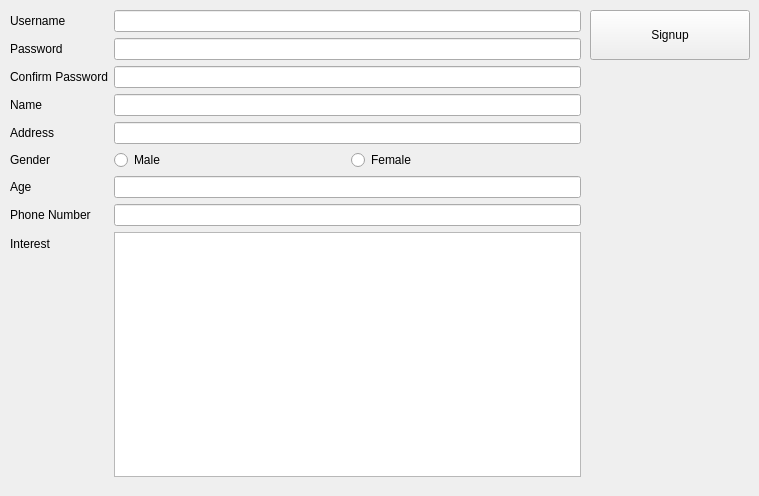
      <widget class="QWidget" name="sign_up_tab">
       <attribute name="title">
        <string>Sign Up</string>
       </attribute>
       <widget class="QWidget" name="formLayoutWidget_2">
        <property name="geometry">
         <rect>
          <x>0</x>
          <y>0</y>
          <width>581</width>
          <height>487</height>
         </rect>
        </property>
        <layout class="QFormLayout" name="Form_signup_user">
         <property name="leftMargin">
          <number>10</number>
         </property>
         <property name="topMargin">
          <number>10</number>
         </property>
         <property name="bottomMargin">
          <number>10</number>
         </property>
         <item row="0" column="0">
          <widget class="QLabel" name="Label_username_signup_user">
           <property name="styleSheet">
            <string notr="true"/>
           </property>
           <property name="text">
            <string>Username</string>
           </property>
          </widget>
         </item>
         <item row="0" column="1">
          <widget class="QLineEdit" name="Line_username_signup_user">
           <property name="styleSheet">
            <string notr="true"/>
           </property>
          </widget>
         </item>
         <item row="1" column="0">
          <widget class="QLabel" name="Label_password_signup_user">
           <property name="sizePolicy">
            <sizepolicy hsizetype="Expanding" vsizetype="Expanding">
             <horstretch>0</horstretch>
             <verstretch>0</verstretch>
            </sizepolicy>
           </property>
           <property name="styleSheet">
            <string notr="true"/>
           </property>
           <property name="text">
            <string>Password</string>
           </property>
          </widget>
         </item>
         <item row="1" column="1">
          <widget class="QLineEdit" name="Line_password_signup_user">
           <property name="styleSheet">
            <string notr="true"/>
           </property>
          </widget>
         </item>
         <item row="2" column="0">
          <widget class="QLabel" name="Label_password_confirm_signup_user">
           <property name="sizePolicy">
            <sizepolicy hsizetype="Expanding" vsizetype="Expanding">
             <horstretch>0</horstretch>
             <verstretch>0</verstretch>
            </sizepolicy>
           </property>
           <property name="styleSheet">
            <string notr="true"/>
           </property>
           <property name="text">
            <string>Confirm Password</string>
           </property>
          </widget>
         </item>
         <item row="2" column="1">
          <widget class="QLineEdit" name="Line_password_confirm_signup_user">
           <property name="styleSheet">
            <string notr="true"/>
           </property>
          </widget>
         </item>
         <item row="3" column="0">
          <widget class="QLabel" name="Label_name_signup_user">
           <property name="sizePolicy">
            <sizepolicy hsizetype="Expanding" vsizetype="Expanding">
             <horstretch>0</horstretch>
             <verstretch>0</verstretch>
            </sizepolicy>
           </property>
           <property name="styleSheet">
            <string notr="true"/>
           </property>
           <property name="text">
            <string>Name</string>
           </property>
          </widget>
         </item>
         <item row="3" column="1">
          <widget class="QLineEdit" name="Line_name_signup_user">
           <property name="styleSheet">
            <string notr="true"/>
           </property>
          </widget>
         </item>
         <item row="4" column="0">
          <widget class="QLabel" name="Label_address_signup_user">
           <property name="sizePolicy">
            <sizepolicy hsizetype="Expanding" vsizetype="Expanding">
             <horstretch>0</horstretch>
             <verstretch>0</verstretch>
            </sizepolicy>
           </property>
           <property name="styleSheet">
            <string notr="true"/>
           </property>
           <property name="text">
            <string>Address</string>
           </property>
          </widget>
         </item>
         <item row="4" column="1">
          <widget class="QLineEdit" name="Line_address_signup_user">
           <property name="styleSheet">
            <string notr="true"/>
           </property>
          </widget>
         </item>
         <item row="5" column="0">
          <widget class="QLabel" name="Label_gender_signup_user">
           <property name="sizePolicy">
            <sizepolicy hsizetype="Expanding" vsizetype="Expanding">
             <horstretch>0</horstretch>
             <verstretch>0</verstretch>
            </sizepolicy>
           </property>
           <property name="styleSheet">
            <string notr="true"/>
           </property>
           <property name="text">
            <string>Gender</string>
           </property>
          </widget>
         </item>
         <item row="7" column="0">
          <widget class="QLabel" name="Label_age_signup_user">
           <property name="sizePolicy">
            <sizepolicy hsizetype="Expanding" vsizetype="Expanding">
             <horstretch>0</horstretch>
             <verstretch>0</verstretch>
            </sizepolicy>
           </property>
           <property name="styleSheet">
            <string notr="true"/>
           </property>
           <property name="text">
            <string>Age</string>
           </property>
          </widget>
         </item>
         <item row="7" column="1">
          <widget class="QLineEdit" name="Line_age_signup_user">
           <property name="styleSheet">
            <string notr="true"/>
           </property>
          </widget>
         </item>
         <item row="8" column="0">
          <widget class="QLabel" name="Label_phone_number_signup_user">
           <property name="sizePolicy">
            <sizepolicy hsizetype="Expanding" vsizetype="Expanding">
             <horstretch>0</horstretch>
             <verstretch>0</verstretch>
            </sizepolicy>
           </property>
           <property name="styleSheet">
            <string notr="true"/>
           </property>
           <property name="text">
            <string>Phone Number</string>
           </property>
          </widget>
         </item>
         <item row="8" column="1">
          <widget class="QLineEdit" name="Line_phone_number_signup_user">
           <property name="styleSheet">
            <string notr="true"/>
           </property>
          </widget>
         </item>
         <item row="9" column="0">
          <widget class="QLabel" name="Label_interest_signup_user">
           <property name="styleSheet">
            <string notr="true"/>
           </property>
           <property name="text">
            <string>Interest</string>
           </property>
          </widget>
         </item>
         <item row="5" column="1">
          <layout class="QHBoxLayout" name="Form_gender_user">
           <item>
            <widget class="QRadioButton" name="Rbutton_female_signup_user">
             <property name="text">
              <string>Male</string>
             </property>
             <attribute name="buttonGroup">
              <string notr="true">button_group_gender_signup_user</string>
             </attribute>
            </widget>
           </item>
           <item>
            <widget class="QRadioButton" name="Rbutton_male_signup_user">
             <property name="text">
              <string>Female</string>
             </property>
             <attribute name="buttonGroup">
              <string notr="true">button_group_gender_signup_user</string>
             </attribute>
            </widget>
           </item>
          </layout>
         </item>
         <item row="9" column="1">
          <widget class="QPlainTextEdit" name="Plain_Line_interest_signup_user">
           <property name="toolTip">
            <string>&lt;html&gt;&lt;head/&gt;&lt;body&gt;&lt;p&gt;&lt;br/&gt;&lt;/p&gt;&lt;/body&gt;&lt;/html&gt;</string>
           </property>
           <property name="styleSheet">
            <string notr="true"/>
           </property>
          </widget>
         </item>
        </layout>
        <zorder>Label_username_signup_user</zorder>
        <zorder>Line_username_signup_user</zorder>
        <zorder>Label_password_signup_user</zorder>
        <zorder>Line_password_signup_user</zorder>
        <zorder>Line_password_confirm_signup_user</zorder>
        <zorder>Label_name_signup_user</zorder>
        <zorder>Line_name_signup_user</zorder>
        <zorder>Label_address_signup_user</zorder>
        <zorder>Line_address_signup_user</zorder>
        <zorder>Label_gender_signup_user</zorder>
        <zorder>Label_age_signup_user</zorder>
        <zorder>Line_age_signup_user</zorder>
        <zorder>Label_phone_number_signup_user</zorder>
        <zorder>Line_phone_number_signup_user</zorder>
        <zorder>Label_interest_signup_user</zorder>
        <zorder>Label_password_confirm_signup_user</zorder>
        <zorder>Plain_Line_interest_signup_user</zorder>
       </widget>
       <widget class="QPushButton" name="Pbutton_submit_signup_user">
        <property name="geometry">
         <rect>
          <x>590</x>
          <y>10</y>
          <width>160</width>
          <height>50</height>
         </rect>
        </property>
        <property name="sizePolicy">
         <sizepolicy hsizetype="Expanding" vsizetype="Expanding">
          <horstretch>0</horstretch>
          <verstretch>0</verstretch>
         </sizepolicy>
        </property>
        <property name="styleSheet">
         <string notr="true"/>
        </property>
        <property name="text">
         <string>Signup</string>
        </property>
       </widget>
      </widget>
